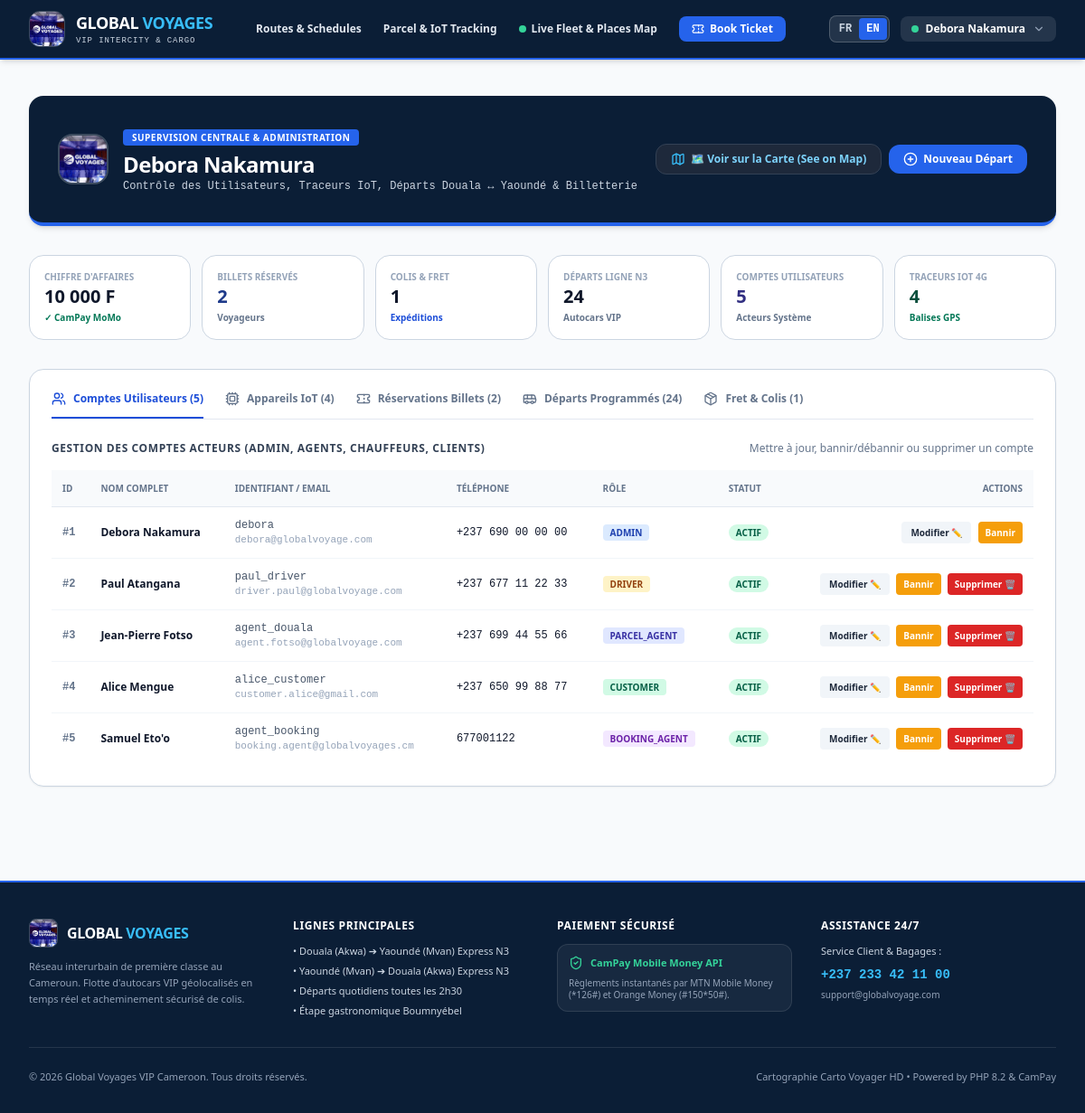
/admin/index.php (signed in), run on the app's committed database.
### tables this page shows
CREATE TABLE users (
    id INTEGER PRIMARY KEY AUTOINCREMENT,
    name VARCHAR(100) NOT NULL,
    username VARCHAR(50) UNIQUE NOT NULL,
    email VARCHAR(100) UNIQUE NOT NULL,
    password VARCHAR(255) NOT NULL,
    phone VARCHAR(30),
    role VARCHAR(20) NOT NULL DEFAULT 'CUSTOMER',
    created_at DATETIME DEFAULT CURRENT_TIMESTAMP
, status VARCHAR(20) DEFAULT 'ACTIVE');

### src/Language.php (called while the page is built, shortened)
<?php
class Language {
    public static function get(string $key, ?string $fallback = null): string {
        $lang = $_SESSION['lang'] ?? 'fr';
        return self::$translations[$lang][$key] ?? ($fallback ?? $key);
    }
    public static function current(): string {
        return $_SESSION['lang'] ?? 'fr';
    }
}
function t(string $key, ?string $fallback = null): string {
    return Language::get($key, $fallback);
}

### src/Auth.php (called while the page is built, shortened)
<?php
class Auth {
    public static function user(): ?array {
        return $_SESSION['user'] ?? null;
    }
}

### public/admin/index.php (the view, shortened to what this page needs)
<?php
require_once __DIR__ . '/../../src/Auth.php';
require_once __DIR__ . '/../../src/Language.php';
$currentUser = Auth::user();
$pdo = Database::getConnection();
$totalBookings = $pdo->query("SELECT COUNT(*) FROM bookings")->fetchColumn();
$revenue = $pdo->query("SELECT COALESCE(SUM(amount), 0) FROM bookings WHERE payment_status = 'PAID'")->fetchColumn();
$totalParcels = $pdo->query("SELECT COUNT(*) FROM parcels")->fetchColumn();
$totalTrips = $pdo->query("SELECT COUNT(*) FROM trips")->fetchColumn();
$totalUsers = $pdo->query("SELECT COUNT(*) FROM users")->fetchColumn();
$totalTrackers = $pdo->query("SELECT COUNT(*) FROM iot_trackers")->fetchColumn();
$bookings = $pdo->query("SELECT * FROM bookings ORDER BY id DESC LIMIT 50")->fetchAll() ?: [];
$trips = $pdo->query("SELECT t.*, r.name AS route_name, so.city AS origin_city, sd.city AS dest_city FROM trips t JOIN routes r ON t.route_id = r.id JOIN stations so ON r.origin_station_id = so.id JOIN stations sd ON r.destination_station_id = sd.id ORDER BY t.departure_scheduled DESC LIMIT 30")->fetchAll() ?: [];
$parcels = $pdo->query("SELECT p.*, so.city AS origin_city, sd.city AS dest_city, trk.tracker_code FROM parcels p LEFT JOIN stations so ON p.origin_station_id = so.id LEFT JOIN stations sd ON p.destination_station_id = sd.id LEFT JOIN iot_trackers trk ON p.tracker_id = trk.id ORDER BY p.id DESC LIMIT 30")->fetchAll() ?: [];
$trackers = $pdo->query("SELECT * FROM iot_trackers ORDER BY id ASC")->fetchAll() ?: [];
$allUsers = $pdo->query("SELECT * FROM users ORDER BY id ASC")->fetchAll() ?: [];
include __DIR__ . '/../includes/header.php';
?>
<div class="max-w-7xl mx-auto px-4 sm:px-6 lg:px-8 py-10 space-y-8 animate-fadeIn">
  <div class="bg-[#0B1E36] text-white p-6 sm:p-8 rounded-2xl border-b-4 border-blue-600 shadow-md flex flex-col sm:flex-row sm:items-center justify-between gap-4">
    <div class="flex items-center gap-4">
      <img src="<?= BASE_URL ?>/assets/images/global_voyages_logo.jpg" alt="Global Voyages" class="w-14 h-14 rounded-2xl object-cover border-2 border-white/20 shadow-sm shrink-0">
      <div>
        <span class="px-2.5 py-0.5 rounded bg-blue-600 text-white font-black text-[10px] uppercase tracking-wider">Supervision Centrale & Administration</span>
        <h1 class="text-2xl font-black tracking-tight text-white mt-1"><?= htmlspecialchars($currentUser['name']) ?></h1>
        <p class="text-xs text-slate-300 font-mono">Contrôle des Utilisateurs, Traceurs IoT, Départs Douala ↔ Yaoundé & Billetterie</p>
      </div>
    </div>
    <div class="flex flex-wrap items-center gap-2">
      <button type="button" onclick="toggleAdminMap()" id="btn-toggle-admin-map"
        class="px-4 py-2 rounded-xl bg-slate-800 hover:bg-slate-700 text-sky-300 border border-slate-700 font-bold text-xs shadow-xs transition flex items-center gap-1.5 cursor-pointer">
        <i data-lucide="map" class="w-4 h-4 text-sky-400"></i>
        <span>🗺️ Voir sur la Carte (See on Map)</span>
      </button>
      <button type="button" onclick="document.getElementById('new-trip-modal').classList.remove('hidden')"
        class="px-4 py-2 rounded-xl bg-blue-600 hover:bg-blue-500 text-white font-bold text-xs shadow-xs transition flex items-center gap-1.5 cursor-pointer">
        <i data-lucide="plus-circle" class="w-4 h-4"></i>
        <span>Nouveau Départ</span>
      </button>
    </div>
  </div>
  <div class="grid grid-cols-2 sm:grid-cols-3 lg:grid-cols-6 gap-3">
    <div class="p-4 bg-white rounded-2xl border border-slate-300 shadow-xs">
      <span class="text-[10px] text-slate-400 font-bold uppercase block">Chiffre d'Affaires</span>
      <span class="text-xl font-black text-slate-900"><?= number_format($revenue, 0, ',', ' ') ?> F</span>
      <span class="text-[10px] text-emerald-700 font-bold block mt-0.5">✓ CamPay MoMo</span>
    </div>
    <div class="p-4 bg-white rounded-2xl border border-slate-300 shadow-xs">
      <span class="text-[10px] text-slate-400 font-bold uppercase block">Billets Réservés</span>
      <span class="text-xl font-black text-blue-900"><?= $totalBookings ?></span>
      <span class="text-[10px] text-slate-500 font-semibold block mt-0.5">Voyageurs</span>
    </div>
    <div class="p-4 bg-white rounded-2xl border border-slate-300 shadow-xs">
      <span class="text-[10px] text-slate-400 font-bold uppercase block">Colis & Fret</span>
      <span class="text-xl font-black text-slate-900"><?= $totalParcels ?></span>
      <span class="text-[10px] text-blue-700 font-bold block mt-0.5">Expéditions</span>
    </div>
    <div class="p-4 bg-white rounded-2xl border border-slate-300 shadow-xs">
      <span class="text-[10px] text-slate-400 font-bold uppercase block">Départs Ligne N3</span>
      <span class="text-xl font-black text-slate-900"><?= $totalTrips ?></span>
      <span class="text-[10px] text-slate-500 font-semibold block mt-0.5">Autocars VIP</span>
    </div>
    <div class="p-4 bg-white rounded-2xl border border-slate-300 shadow-xs">
      <span class="text-[10px] text-slate-400 font-bold uppercase block">Comptes Utilisateurs</span>
      <span class="text-xl font-black text-indigo-900"><?= $totalUsers ?></span>
      <span class="text-[10px] text-slate-500 font-semibold block mt-0.5">Acteurs Système</span>
    </div>
    <div class="p-4 bg-white rounded-2xl border border-slate-300 shadow-xs">
      <span class="text-[10px] text-slate-400 font-bold uppercase block">Traceurs IoT 4G</span>
      <span class="text-xl font-black text-emerald-900"><?= $totalTrackers ?></span>
      <span class="text-[10px] text-emerald-700 font-bold block mt-0.5">Balises GPS</span>
    </div>
  </div>
  <div class="bg-white rounded-2xl border border-slate-300 shadow-sm overflow-hidden p-6 space-y-6">
    <div class="flex flex-wrap border-b border-slate-200 gap-4 sm:gap-6 text-xs font-bold">
      <button type="button" onclick="switchAdminTab('users')" id="admin-tab-users" class="pb-3 border-b-2 border-blue-700 text-blue-700 flex items-center gap-2 cursor-pointer">
        <i data-lucide="users" class="w-4 h-4"></i>
        <span>Comptes Utilisateurs (<?= count($allUsers) ?>)</span>
      </button>
      <button type="button" onclick="switchAdminTab('iot')" id="admin-tab-iot" class="pb-3 border-b-2 border-transparent text-slate-500 hover:text-slate-800 flex items-center gap-2 cursor-pointer">
        <i data-lucide="cpu" class="w-4 h-4"></i>
        <span>Appareils IoT (<?= count($trackers) ?>)</span>
      </button>
      <button type="button" onclick="switchAdminTab('bookings')" id="admin-tab-bookings" class="pb-3 border-b-2 border-transparent text-slate-500 hover:text-slate-800 flex items-center gap-2 cursor-pointer">
        <i data-lucide="ticket" class="w-4 h-4"></i>
        <span>Réservations Billets (<?= count($bookings) ?>)</span>
      </button>
      <button type="button" onclick="switchAdminTab('trips')" id="admin-tab-trips" class="pb-3 border-b-2 border-transparent text-slate-500 hover:text-slate-800 flex items-center gap-2 cursor-pointer">
        <i data-lucide="bus" class="w-4 h-4"></i>
        <span>Départs Programmés (<?= count($trips) ?>)</span>
      </button>
      <button type="button" onclick="switchAdminTab('parcels')" id="admin-tab-parcels" class="pb-3 border-b-2 border-transparent text-slate-500 hover:text-slate-800 flex items-center gap-2 cursor-pointer">
        <i data-lucide="package" class="w-4 h-4"></i>
        <span>Fret & Colis (<?= count($parcels) ?>)</span>
      </button>
    </div>
    <div id="admin-view-users" class="space-y-4">
      <div class="flex items-center justify-between">
        <h4 class="text-xs font-black uppercase tracking-wider text-slate-700">Gestion des Comptes Acteurs (Admin, Agents, Chauffeurs, Clients)</h4>
        <span class="text-xs text-slate-500">Mettre à jour, bannir/débannir ou supprimer un compte</span>
      </div>
      <div class="overflow-x-auto">
        <table class="w-full text-left text-xs">
          <thead class="bg-slate-50 border-b border-slate-200 text-slate-500 font-bold uppercase text-[10px]">
            <tr>
              <th class="p-3">ID</th>
              <th class="p-3">Nom Complet</th>
              <th class="p-3">Identifiant / Email</th>
              <th class="p-3">Téléphone</th>
              <th class="p-3">Rôle</th>
              <th class="p-3">Statut</th>
              <th class="p-3 text-right">Actions</th>
            </tr>
          </thead>
          <tbody class="divide-y divide-slate-100">
            <?php foreach ($allUsers as $u): ?>
              <?php $isBanned = ($u['status'] ?? 'ACTIVE') === 'BANNED'; ?>
              <tr class="hover:bg-slate-50/60 transition <?= $isBanned ? 'bg-red-50/40' : '' ?>">
                <td class="p-3 font-mono font-bold text-slate-500">#<?= $u['id'] ?></td>
                <td class="p-3 font-bold text-slate-900"><?= htmlspecialchars($u['name']) ?></td>
                <td class="p-3 font-mono text-slate-600"><?= htmlspecialchars($u['username']) ?><br><span class="text-slate-400 text-[11px]"><?= htmlspecialchars($u['email']) ?></span></td>
                <td class="p-3 font-mono"><?= htmlspecialchars($u['phone'] ?: 'N/A') ?></td>
                <td class="p-3">
                  <span class="px-2 py-0.5 rounded text-[10px] font-bold uppercase
                    <?= $u['role'] === 'ADMIN' ? 'bg-blue-100 text-blue-800' : ($u['role'] === 'DRIVER' ? 'bg-amber-100 text-amber-800' : ($u['role'] === 'BOOKING_AGENT' ? 'bg-purple-100 text-purple-800' : ($u['role'] === 'PARCEL_AGENT' ? 'bg-indigo-100 text-indigo-800' : 'bg-emerald-100 text-emerald-800'))) ?>">
                    <?= htmlspecialchars($u['role']) ?>
                  </span>
                </td>
                <td class="p-3">
                  <span class="px-2 py-0.5 rounded-full text-[10px] font-bold uppercase <?= $isBanned ? 'bg-red-100 text-red-800' : 'bg-emerald-100 text-emerald-800' ?>">
                    <?= $isBanned ? 'BANNI / SUSPENDU' : 'ACTIF' ?>
                  </span>
                </td>
                <td class="p-3 text-right space-x-1">
                  <button type="button" onclick="openEditUserModal(<?= htmlspecialchars(json_encode($u)) ?>)"
                    class="px-2.5 py-1 rounded bg-slate-100 hover:bg-slate-200 text-slate-800 font-bold text-[10px]">
                    Modifier ✏️
                  </button>
                  <form method="POST" class="inline" onsubmit="return confirm('<?= $isBanned ? 'Réactiver' : 'Bannir' ?> cet utilisateur ?');">
                    <button type="submit" class="px-2 py-1 rounded font-bold text-[10px] <?= $isBanned ? 'bg-emerald-600 text-white' : 'bg-amber-500 text-white' ?>">
                      <?= $isBanned ? 'Débannir' : 'Bannir' ?>
                    </button>
                  </form>
                  <?php if ($u['id'] !== $currentUser['id']): ?>
                    <form method="POST" class="inline" onsubmit="return confirm('Êtes-vous sûr de vouloir supprimer définitivement cet utilisateur ?');">
                      <button type="submit" class="px-2 py-1 rounded bg-red-600 hover:bg-red-700 text-white font-bold text-[10px]">
                        Supprimer 🗑️
                      </button>
                    </form>
                  <?php endif; ?>
                </td>
              </tr>
            <?php endforeach; ?>
          </tbody>
        </table>
      </div>
    </div>
  </div>
</div>
<?php include __DIR__ . '/../includes/footer.php'; ?>

### public/includes/header.php (shortened to what this page needs)
<?php
require_once __DIR__ . '/../../src/Language.php';
require_once __DIR__ . '/../../src/Auth.php';
$currLang = Language::current();
$user = Auth::user();
?>
<!DOCTYPE html>
<html lang="<?= $currLang ?>">
<head>
  <script src="https://cdn.tailwindcss.com"></script>
  <link rel="stylesheet" href="https://unpkg.com/leaflet@1.9.4/dist/leaflet.css" />
  <link rel="stylesheet" href="<?= BASE_URL ?>/assets/css/style.css">
</head>
<body class="bg-slate-50 text-slate-900 font-sans min-h-screen flex flex-col antialiased">
  <header class="bg-[#0B1E36] text-white sticky top-0 z-40 shadow-md border-b-2 border-blue-600">
    <div class="max-w-7xl mx-auto px-4 sm:px-6 lg:px-8 h-16 flex items-center justify-between">
      <a href="<?= BASE_URL ?>/index.php" class="flex items-center gap-3 text-white hover:opacity-90 transition">
        <img src="<?= BASE_URL ?>/assets/images/global_voyages_logo.jpg" alt="Global Voyages" class="w-10 h-10 rounded-xl object-cover border border-white/20 shadow-xs shrink-0">
        <div>
          <span class="text-base sm:text-lg font-black tracking-tight block leading-tight">
            GLOBAL <span class="text-sky-400">VOYAGES</span>
          </span>
          <span class="text-[9px] text-slate-300 font-mono tracking-widest block uppercase">
            VIP Intercity & Cargo
          </span>
        </div>
      </a>
      <nav class="hidden md:flex items-center gap-6 text-xs font-bold text-slate-200">
        <a href="<?= BASE_URL ?>/index.php#departures" class="hover:text-sky-400 transition"><?= t('nav.routes', 'Lignes & Horaires') ?></a>
        <a href="<?= BASE_URL ?>/index.php#tracking" class="hover:text-sky-400 transition"><?= t('nav.tracking', 'Suivi Colis & IoT') ?></a>
        <a href="<?= BASE_URL ?>/index.php#live-map" class="hover:text-sky-400 transition flex items-center gap-1.5">
          <span class="w-2 h-2 rounded-full bg-emerald-400 animate-pulse"></span>
          <span><?= t('hero.tabMap', 'Carte Flotte') ?></span>
        </a>
        <button type="button" onclick="if(window.openBookingModal){openBookingModal();}else{window.location.href='<?= BASE_URL ?>/index.php#departures';}"
          class="px-3.5 py-1.5 rounded-lg bg-blue-600 hover:bg-blue-500 text-white font-bold transition flex items-center gap-1.5 shadow-xs cursor-pointer">
          <i data-lucide="ticket" class="w-3.5 h-3.5"></i>
          <span><?= t('nav.book', 'Réserver Billet') ?></span>
        </button>
      </nav>
      <div class="flex items-center gap-3">
        <div class="flex items-center bg-white/10 rounded-lg p-0.5 border border-white/20 text-xs font-bold font-mono">
          <a href="?lang=fr" class="px-2 py-1 rounded <?= $currLang === 'fr' ? 'bg-blue-600 text-white' : 'text-slate-300 hover:text-white' ?>">FR</a>
          <a href="?lang=en" class="px-2 py-1 rounded <?= $currLang === 'en' ? 'bg-blue-600 text-white' : 'text-slate-300 hover:text-white' ?>">EN</a>
        </div>
        <?php if ($user): ?>
          <div class="relative group">
            <button type="button" class="flex items-center gap-2 px-3 py-1.5 rounded-lg bg-white/10 hover:bg-white/20 text-xs font-bold text-white transition cursor-pointer">
              <span class="w-2 h-2 rounded-full bg-emerald-400"></span>
              <span class="max-w-[120px] truncate"><?= htmlspecialchars($user['name']) ?></span>
              <i data-lucide="chevron-down" class="w-3.5 h-3.5 text-slate-400"></i>
            </button>
          </div>
        <?php endif; ?>
      </div>
    </div>
  </header>
  <main class="flex-grow">

### data on the page
users: name "Debora Nakamura", id "1", username "debora", email "debora@globalvoyage.com", phone "+237 690 00 00 00", role "ADMIN", status "ACTIF"
users: id "2", name "Paul Atangana", username "paul_driver", email "driver.paul@globalvoyage.com", phone "+237 677 11 22 33", role "DRIVER", status "ACTIF"
users: id "3", name "Jean-Pierre Fotso", username "agent_douala", email "agent.fotso@globalvoyage.com", phone "+237 699 44 55 66", role "PARCEL_AGENT", status "ACTIF"
users: id "4", name "Alice Mengue", username "alice_customer", email "customer.alice@gmail.com", phone "+237 650 99 88 77", role "CUSTOMER", status "ACTIF"
users: id "5", name "Samuel Eto'o", username "agent_booking", email "booking.agent@globalvoyages.cm", phone "677001122", role "BOOKING_AGENT", status "ACTIF"

### other printed values
t('nav.routes', 'Lignes & Horaires') "Routes & Schedules"
t('nav.tracking', 'Suivi Colis & IoT') "Parcel & IoT Tracking"
t('hero.tabMap', 'Carte Flotte') "Live Fleet & Places Map"
t('nav.book', 'Réserver Billet') "Book Ticket"
$revenue "10 000"
$totalBookings "2"
$totalParcels "1"
$totalTrips "24"
$totalUsers "5"
$totalTrackers "4"
count($allUsers) "5"
count($trackers) "4"
count($bookings) "2"
count($trips) "24"
count($parcels) "1"
